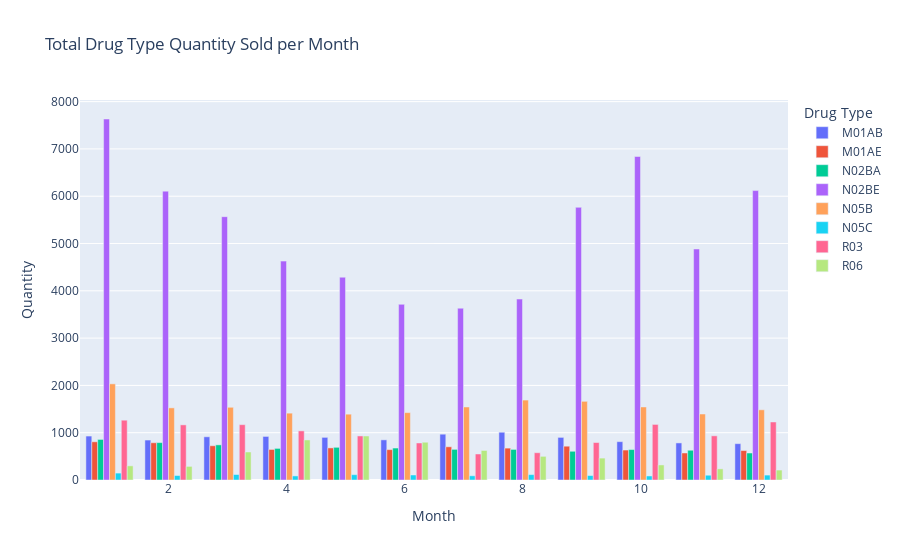

This figure's notebook cell:
### Code cell
# plot usage per month
fig_month = px.bar(month_df, x="Month", y="Quantity", color="Drug Type", color_continuous_scale = 'viridis',barmode="group",
                   title="Total Drug Type Quantity Sold per Month")
fig_month.show()

### Figure 1 — Plotly figure (JSON) as saved in the notebook; plotly's stock layout.template omitted (floating-point values rounded to 4 significant figures)
{"data": [{"alignmentgroup": "True", "hovertemplate": "Drug Type=M01AB<br>Month=%{x}<br>Quantity=%{y}<extra></extra>", "legendgroup": "M01AB", "marker": {"color": "#636efa", "pattern": {"shape": ""}}, "name": "M01AB", "offsetgroup": "M01AB", "orientation": "v", "showlegend": true, "textposition": "auto", "type": "bar", "x": [1, 2, 3, 4, 5, 6, 7, 8, 9, 10, 11, 12], "xaxis": "x", "y": [929.1, 844.9, 913.6, 921.2, 901.4, 848.7, 968.7, 1010.0, 900.9, 810.5, 783.8, 768.4], "yaxis": "y"}, {"alignmentgroup": "True", "hovertemplate": "Drug Type=M01AE<br>Month=%{x}<br>Quantity=%{y}<extra></extra>", "legendgroup": "M01AE", "marker": {"color": "#EF553B", "pattern": {"shape": ""}}, "name": "M01AE", "offsetgroup": "M01AE", "orientation": "v", "showlegend": true, "textposition": "auto", "type": "bar", "x": [1, 2, 3, 4, 5, 6, 7, 8, 9, 10, 11, 12], "xaxis": "x", "y": [807.9, 787.6, 723.9, 646.2, 678.8, 642.2, 702.1, 674.1, 714.6, 633.5, 571.2, 622.4], "yaxis": "y"}, {"alignmentgroup": "True", "hovertemplate": "Drug Type=N02BA<br>Month=%{x}<br>Quantity=%{y}<extra></extra>", "legendgroup": "N02BA", "marker": {"color": "#00cc96", "pattern": {"shape": ""}}, "name": "N02BA", "offsetgroup": "N02BA", "orientation": "v", "showlegend": true, "textposition": "auto", "type": "bar", "x": [1, 2, 3, 4, 5, 6, 7, 8, 9, 10, 11, 12], "xaxis": "x", "y": [857.7, 790.8, 742.9, 668.1, 691.1, 675.7, 647.9, 646.8, 607.4, 644.0, 629.0, 570.8], "yaxis": "y"}, {"alignmentgroup": "True", "hovertemplate": "Drug Type=N02BE<br>Month=%{x}<br>Quantity=%{y}<extra></extra>", "legendgroup": "N02BE", "marker": {"color": "#ab63fa", "pattern": {"shape": ""}}, "name": "N02BE", "offsetgroup": "N02BE", "orientation": "v", "showlegend": true, "textposition": "auto", "type": "bar", "x": [1, 2, 3, 4, 5, 6, 7, 8, 9, 10, 11, 12], "xaxis": "x", "y": [7633.0, 6107.0, 5567.0, 4628.0, 4288.0, 3714.0, 3632.0, 3826.0, 5765.0, 6840.0, 4885.0, 6119.0], "yaxis": "y"}, {"alignmentgroup": "True", "hovertemplate": "Drug Type=N05B<br>Month=%{x}<br>Quantity=%{y}<extra></extra>", "legendgroup": "N05B", "marker": {"color": "#FFA15A", "pattern": {"shape": ""}}, "name": "N05B", "offsetgroup": "N05B", "orientation": "v", "showlegend": true, "textposition": "auto", "type": "bar", "x": [1, 2, 3, 4, 5, 6, 7, 8, 9, 10, 11, 12], "xaxis": "x", "y": [2033.0, 1525.0, 1537.0, 1413.0, 1392.0, 1424.0, 1544.0, 1690, 1663.0, 1544.0, 1395.0, 1484.0], "yaxis": "y"}, {"alignmentgroup": "True", "hovertemplate": "Drug Type=N05C<br>Month=%{x}<br>Quantity=%{y}<extra></extra>", "legendgroup": "N05C", "marker": {"color": "#19d3f3", "pattern": {"shape": ""}}, "name": "N05C", "offsetgroup": "N05C", "orientation": "v", "showlegend": true, "textposition": "auto", "type": "bar", "x": [1, 2, 3, 4, 5, 6, 7, 8, 9, 10, 11, 12], "xaxis": "x", "y": [146.2, 95.17, 116, 86, 113, 106, 89, 114, 94, 85.62, 101, 104], "yaxis": "y"}, {"alignmentgroup": "True", "hovertemplate": "Drug Type=R03<br>Month=%{x}<br>Quantity=%{y}<extra></extra>", "legendgroup": "R03", "marker": {"color": "#FF6692", "pattern": {"shape": ""}}, "name": "R03", "offsetgroup": "R03", "orientation": "v", "showlegend": true, "textposition": "auto", "type": "bar", "x": [1, 2, 3, 4, 5, 6, 7, 8, 9, 10, 11, 12], "xaxis": "x", "y": [1265.0, 1166.0, 1170, 1039.0, 931.3, 783, 550, 577, 792.4, 1175, 934, 1227], "yaxis": "y"}, {"alignmentgroup": "True", "hovertemplate": "Drug Type=R06<br>Month=%{x}<br>Quantity=%{y}<extra></extra>", "legendgroup": "R06", "marker": {"color": "#B6E880", "pattern": {"shape": ""}}, "name": "R06", "offsetgroup": "R06", "orientation": "v", "showlegend": true, "textposition": "auto", "type": "bar", "x": [1, 2, 3, 4, 5, 6, 7, 8, 9, 10, 11, 12], "xaxis": "x", "y": [299.3, 287.9, 592.3, 846.7, 930.5, 798.6, 624.7, 500.3, 463.2, 318.6, 235.4, 210.2], "yaxis": "y"}], "layout": {"barmode": "group", "legend": {"title": {"text": "Drug Type"}, "tracegroupgap": 0}, "title": {"text": "Total Drug Type Quantity Sold per Month"}, "xaxis": {"anchor": "y", "domain": [0, 1], "title": {"text": "Month"}}, "yaxis": {"anchor": "x", "domain": [0, 1], "title": {"text": "Quantity"}}}}
